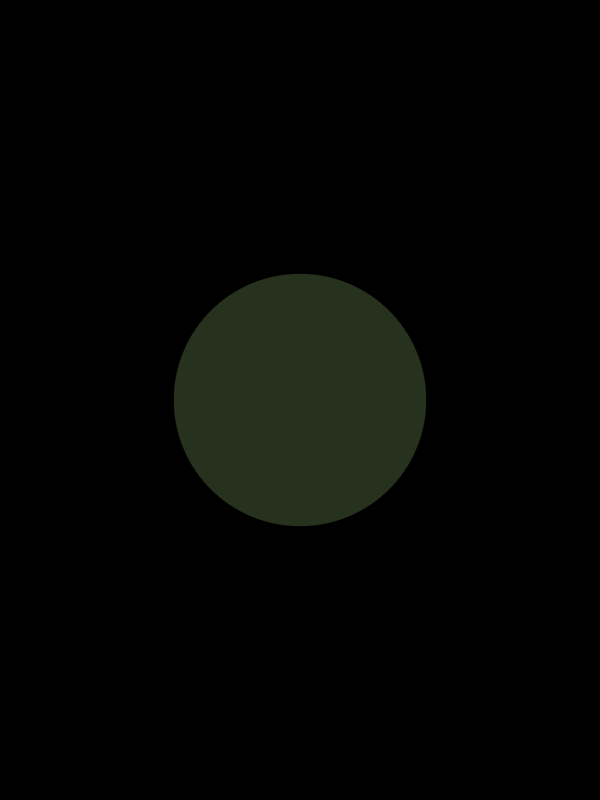
Frame 1 (no input)
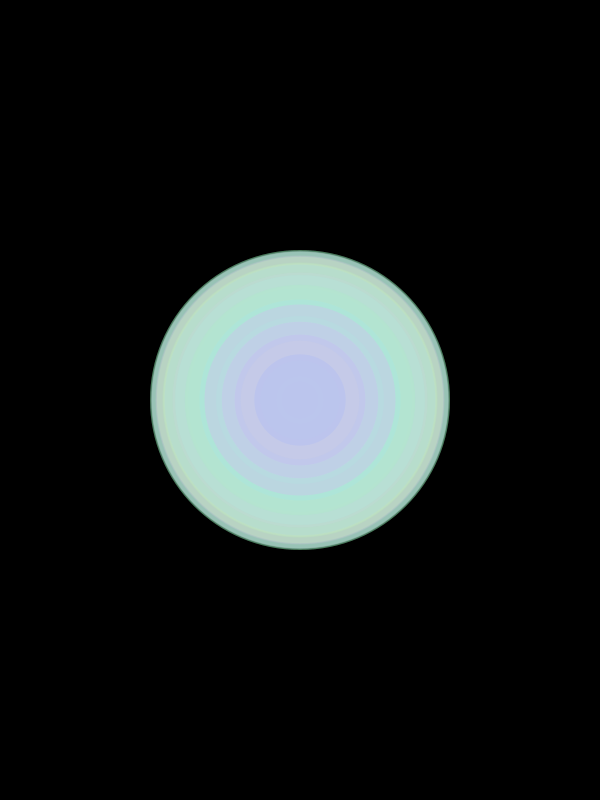
Frame 60 (the mouse pressed at the canvas centre just before this capture)
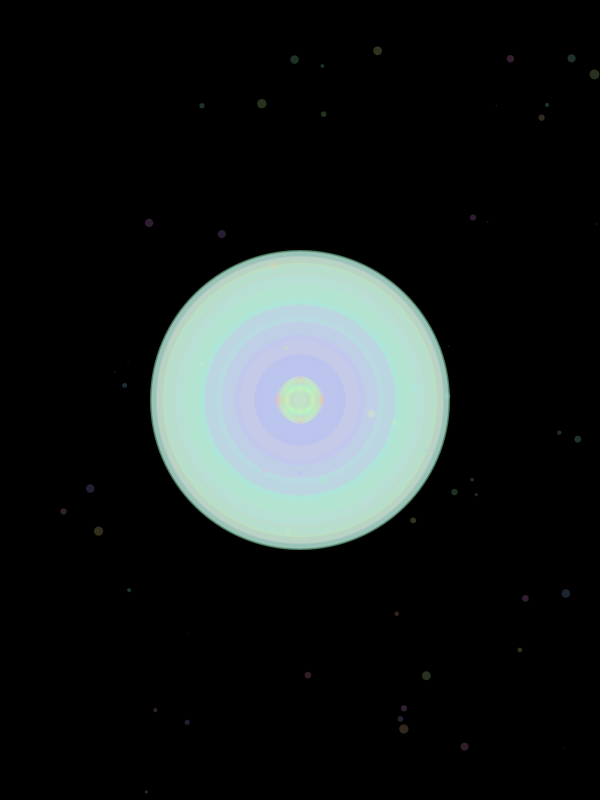
Frame 120 (the mouse held since frame 60 and released just before this capture)

The Processing sketch that drew these frames (run headless with seeded random() and noise(); from frame 60 on, the mouse is pressed at the canvas centre):

// Processing sketch: vita
// ── vita.pde
int counter;
boolean click = false;
int x=50;
int y=50;
boolean vita = false;
void setup() { //setup function called initially, only once
  size(600, 800);
  background(0); //set background white
  colorMode(HSB); //set colors to Hue, Saturation, Brightness mode
  counter = 0;
}


void draw() { //draw function loops 
 float d=random(1, 10);
  counter++;
  noStroke();
  fill(random(255), 100, 255, 50);
  if (vita == true) { //add some interaction
    ellipse(random(x, 600), random(y, 800), d, d);
    ellipse(mouseX, mouseY, random(50), random(50));
  } else {
    ellipse(width/2, height/2, 300*sin(counter), 300*sin(counter));
  }
}

void mousePressed(){
  vita = !vita;
}
